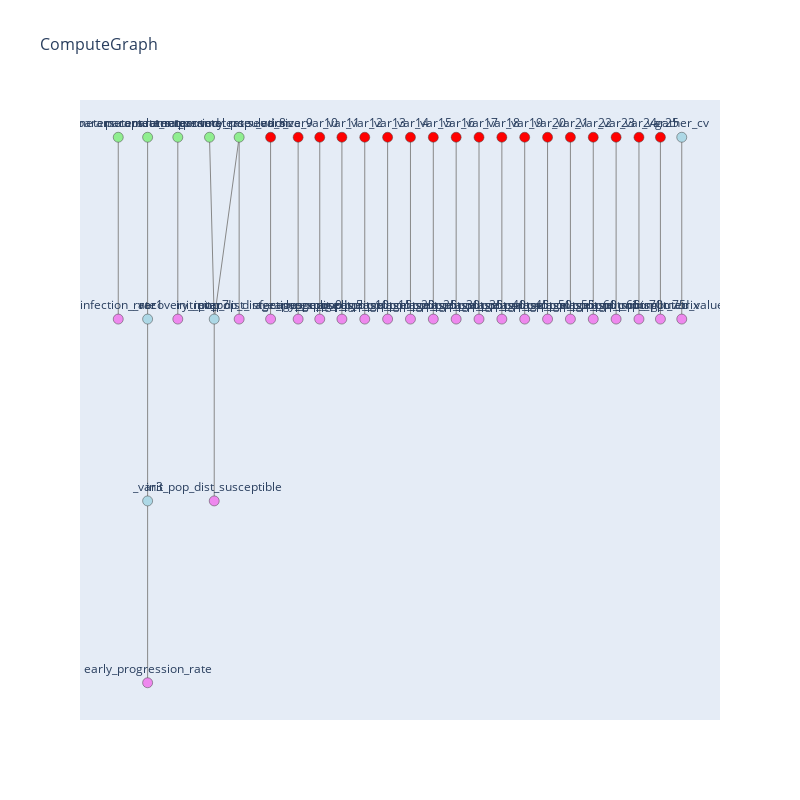

The cell this chart's notebook holds for it:
### Code cell
malaysia_model.graph.draw()

### Figure 1 — Plotly figure (JSON) as saved in the notebook; plotly's stock layout.template omitted (floating-point values rounded to 4 significant figures)
{"data": [{"hoverinfo": "none", "line": {"color": "#888", "width": 1}, "mode": "lines", "textposition": "top center", "type": "scatter", "x": [94.89, 94.89, null, 306.9, 306.9, null, 306.9, 306.9, null, 306.9, 306.9, null, 524.9, 524.9, null, 753.9, 787.9, null, 967.9, 787.9, null, 967.9, 967.9, null, 787.9, 787.9, null, 1195.0, 1195.0, null, 1394.0, 1394.0, null, 1550.0, 1550.0, null, 1710.0, 1710.0, null, 1875.0, 1875.0, null, 2040.0, 2040.0, null, 2205.0, 2205.0, null, 2370.0, 2370.0, null, 2535.0, 2535.0, null, 2700.0, 2700.0, null, 2865.0, 2865.0, null, 3030.0, 3030.0, null, 3195.0, 3195.0, null, 3360.0, 3360.0, null, 3525.0, 3525.0, null, 3690.0, 3690.0, null, 3855.0, 3855.0, null, 4010.0, 4010.0, null, 4164.0, 4164.0, null], "y": [234, 162, null, 162, 90, null, 234, 162, null, 90, 18, null, 234, 162, null, 234, 162, null, 234, 162, null, 234, 162, null, 162, 90, null, 234, 162, null, 234, 162, null, 234, 162, null, 234, 162, null, 234, 162, null, 234, 162, null, 234, 162, null, 234, 162, null, 234, 162, null, 234, 162, null, 234, 162, null, 234, 162, null, 234, 162, null, 234, 162, null, 234, 162, null, 234, 162, null, 234, 162, null, 234, 162, null, 234, 162, null]}, {"hoverinfo": "text", "hovertext": ["parameters.contact_rate<br>Parameter contact_rate", "_var1<br>divide<br>args:<br>&nbsp;&nbsp;&nbsp;&nbsp;Variable: graph_locals[parameters.latent_period]<br>&nbsp;&nbsp;&nbsp;&nbsp;2<br>kwargs:", "parameters.latent_period<br>Parameter latent_period", "_var3<br>divide<br>args:<br>&nbsp;&nbsp;&nbsp;&nbsp;1.0<br>&nbsp;&nbsp;&nbsp;&nbsp;Variable: graph_locals[_var1]<br>kwargs:", "parameters.recovery_rate<br>Parameter recovery_rate", "parameters.total_population<br>Parameter total_population", "parameters.seed_size<br>Parameter seed_size", "_var7<br>subtract<br>args:<br>&nbsp;&nbsp;&nbsp;&nbsp;Variable: graph_locals[parameters.total_population]<br>&nbsp;&nbsp;&nbsp;&nbsp;Variable: graph_locals[parameters.seed_size]<br>kwargs:", "_var8<br>Data: 0", "_var9<br>Data: 0.08141605639918607", "_var10<br>Data: 0.0774911659609209", "_var11<br>Data: 0.07557396884304421", "_var12<br>Data: 0.08248600637971966", "_var13<br>Data: 0.08845878664211786", "_var14<br>Data: 0.0898260548052294", "_var15<br>Data: 0.09051616172885626", "_var16<br>Data: 0.08408737823912063", "_var17<br>Data: 0.06474992475900404", "_var18<br>Data: 0.05854396769894234", "_var19<br>Data: 0.05173561922188776", "_var20<br>Data: 0.045466293192433206", "_var21<br>Data: 0.03781177895976577", "_var22<br>Data: 0.02865809888951674", "_var23<br>Data: 0.020326268934260303", "_var24<br>Data: 0.02285246934599485", "_var25<br>Data: DeviceArray([...dtype=float64)", "gather_cv<br>capture_kwargs<br>args:<br>kwargs:", "infection_rate<br>assign<br>args:<br>&nbsp;&nbsp;&nbsp;&nbsp;Variable: graph_locals[parameters.contact_rate]<br>kwargs:", "early_progression_rate<br>assign<br>args:<br>&nbsp;&nbsp;&nbsp;&nbsp;Variable: graph_locals[_var3]<br>kwargs:", "recovery_rate<br>assign<br>args:<br>&nbsp;&nbsp;&nbsp;&nbsp;Variable: graph_locals[parameters.recovery_rate]<br>kwargs:", "init_pop_dist_susceptible<br>assign<br>args:<br>&nbsp;&nbsp;&nbsp;&nbsp;Variable: graph_locals[_var7]<br>kwargs:", "init_pop_dist_infectious<br>assign<br>args:<br>&nbsp;&nbsp;&nbsp;&nbsp;Variable: graph_locals[parameters.seed_size]<br>kwargs:", "init_pop_dist_early_exposed<br>assign<br>args:<br>&nbsp;&nbsp;&nbsp;&nbsp;Variable: graph_locals[_var8]<br>kwargs:", "age_pop_split_0<br>assign<br>args:<br>&nbsp;&nbsp;&nbsp;&nbsp;Variable: graph_locals[_var9]<br>kwargs:", "age_pop_split_5<br>assign<br>args:<br>&nbsp;&nbsp;&nbsp;&nbsp;Variable: graph_locals[_var10]<br>kwargs:", "age_pop_split_10<br>assign<br>args:<br>&nbsp;&nbsp;&nbsp;&nbsp;Variable: graph_locals[_var11]<br>kwargs:", "age_pop_split_15<br>assign<br>args:<br>&nbsp;&nbsp;&nbsp;&nbsp;Variable: graph_locals[_var12]<br>kwargs:", "age_pop_split_20<br>assign<br>args:<br>&nbsp;&nbsp;&nbsp;&nbsp;Variable: graph_locals[_var13]<br>kwargs:", "age_pop_split_25<br>assign<br>args:<br>&nbsp;&nbsp;&nbsp;&nbsp;Variable: graph_locals[_var14]<br>kwargs:", "age_pop_split_30<br>assign<br>args:<br>&nbsp;&nbsp;&nbsp;&nbsp;Variable: graph_locals[_var15]<br>kwargs:", "age_pop_split_35<br>assign<br>args:<br>&nbsp;&nbsp;&nbsp;&nbsp;Variable: graph_locals[_var16]<br>kwargs:", "age_pop_split_40<br>assign<br>args:<br>&nbsp;&nbsp;&nbsp;&nbsp;Variable: graph_locals[_var17]<br>kwargs:", "age_pop_split_45<br>assign<br>args:<br>&nbsp;&nbsp;&nbsp;&nbsp;Variable: graph_locals[_var18]<br>kwargs:", "age_pop_split_50<br>assign<br>args:<br>&nbsp;&nbsp;&nbsp;&nbsp;Variable: graph_locals[_var19]<br>kwargs:", "age_pop_split_55<br>assign<br>args:<br>&nbsp;&nbsp;&nbsp;&nbsp;Variable: graph_locals[_var20]<br>kwargs:", "age_pop_split_60<br>assign<br>args:<br>&nbsp;&nbsp;&nbsp;&nbsp;Variable: graph_locals[_var21]<br>kwargs:", "age_pop_split_65<br>assign<br>args:<br>&nbsp;&nbsp;&nbsp;&nbsp;Variable: graph_locals[_var22]<br>kwargs:", "age_pop_split_70<br>assign<br>args:<br>&nbsp;&nbsp;&nbsp;&nbsp;Variable: graph_locals[_var23]<br>kwargs:", "age_pop_split_75<br>assign<br>args:<br>&nbsp;&nbsp;&nbsp;&nbsp;Variable: graph_locals[_var24]<br>kwargs:", "mixing_matrix<br>assign<br>args:<br>&nbsp;&nbsp;&nbsp;&nbsp;Variable: graph_locals[_var25]<br>kwargs:", "computed_values<br>assign<br>args:<br>&nbsp;&nbsp;&nbsp;&nbsp;Variable: graph_locals[gather_cv]<br>kwargs:"], "marker": {"color": ["lightgreen", "lightblue", "lightgreen", "lightblue", "lightgreen", "lightgreen", "lightgreen", "lightblue", "red", "red", "red", "red", "red", "red", "red", "red", "red", "red", "red", "red", "red", "red", "red", "red", "red", "red", "lightblue", "#ee88ee", "#ee88ee", "#ee88ee", "#ee88ee", "#ee88ee", "#ee88ee", "#ee88ee", "#ee88ee", "#ee88ee", "#ee88ee", "#ee88ee", "#ee88ee", "#ee88ee", "#ee88ee", "#ee88ee", "#ee88ee", "#ee88ee", "#ee88ee", "#ee88ee", "#ee88ee", "#ee88ee", "#ee88ee", "#ee88ee", "#ee88ee"], "colorscale": [[0, "rgb(255,255,217)"], [0.125, "rgb(237,248,177)"], [0.25, "rgb(199,233,180)"], [0.375, "rgb(127,205,187)"], [0.5, "rgb(65,182,196)"], [0.625, "rgb(29,145,192)"], [0.75, "rgb(34,94,168)"], [0.875, "rgb(37,52,148)"], [1, "rgb(8,29,88)"]], "line": {"width": 0.5}, "reversescale": true, "showscale": false, "size": 10}, "mode": "markers+text", "text": ["parameters.contact_rate", "_var1", "parameters.latent_period", "_var3", "parameters.recovery_rate", "parameters.total_population", "parameters.seed_size", "_var7", "_var8", "_var9", "_var10", "_var11", "_var12", "_var13", "_var14", "_var15", "_var16", "_var17", "_var18", "_var19", "_var20", "_var21", "_var22", "_var23", "_var24", "_var25", "gather_cv", "infection_rate", "early_progression_rate", "recovery_rate", "init_pop_dist_susceptible", "init_pop_dist_infectious", "init_pop_dist_early_exposed", "age_pop_split_0", "age_pop_split_5", "age_pop_split_10", "age_pop_split_15", "age_pop_split_20", "age_pop_split_25", "age_pop_split_30", "age_pop_split_35", "age_pop_split_40", "age_pop_split_45", "age_pop_split_50", "age_pop_split_55", "age_pop_split_60", "age_pop_split_65", "age_pop_split_70", "age_pop_split_75", "mixing_matrix", "computed_values"], "textposition": "top center", "type": "scatter", "x": [94.89, 306.9, 306.9, 306.9, 524.9, 753.9, 967.9, 787.9, 1195.0, 1394.0, 1550.0, 1710.0, 1875.0, 2040.0, 2205.0, 2370.0, 2535.0, 2700.0, 2865.0, 3030.0, 3195.0, 3360.0, 3525.0, 3690.0, 3855.0, 4010.0, 4164.0, 94.89, 306.9, 524.9, 787.9, 967.9, 1195.0, 1394.0, 1550.0, 1710.0, 1875.0, 2040.0, 2205.0, 2370.0, 2535.0, 2700.0, 2865.0, 3030.0, 3195.0, 3360.0, 3525.0, 3690.0, 3855.0, 4010.0, 4164.0], "y": [234, 162, 234, 90, 234, 234, 234, 162, 234, 234, 234, 234, 234, 234, 234, 234, 234, 234, 234, 234, 234, 234, 234, 234, 234, 234, 234, 162, 18, 162, 90, 162, 162, 162, 162, 162, 162, 162, 162, 162, 162, 162, 162, 162, 162, 162, 162, 162, 162, 162, 162]}], "layout": {"height": 800, "hovermode": "closest", "showlegend": false, "title": {"font": {"size": 16}, "text": "ComputeGraph"}, "width": 800, "xaxis": {"autorange": true, "range": [-181.3, 4440.0], "showgrid": false, "showticklabels": false, "type": "linear", "zeroline": false}, "yaxis": {"autorange": true, "range": [3.25, 248.7], "showgrid": false, "showticklabels": false, "type": "linear", "visible": false, "zeroline": false}}}
